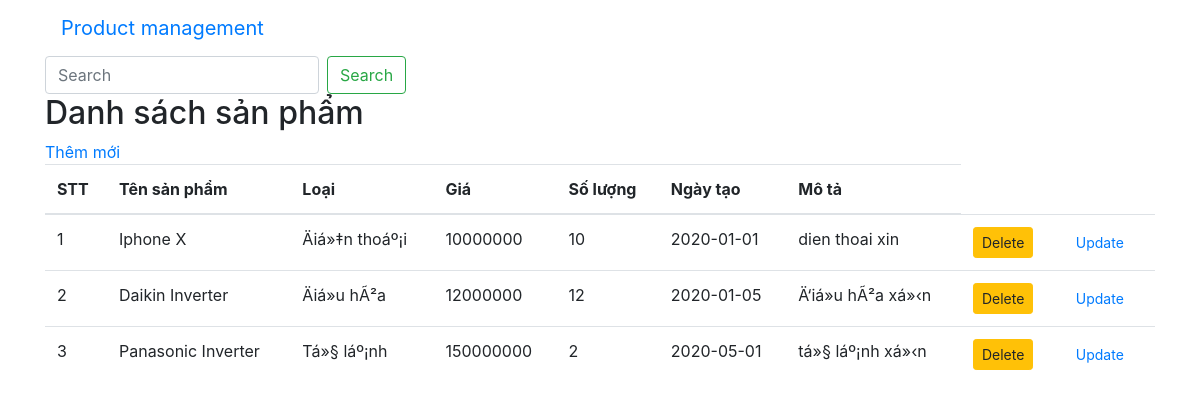
Screenshot of /php-management-customer-mvc/index.php with the database file from the repository.
### tables this page shows
CREATE TABLE `products` (
  `product_code` int(11) NOT NULL,
  `product_name` varchar(255) DEFAULT NULL,
  `type_of_product` varchar(255) DEFAULT NULL,
  `price` int(11) DEFAULT NULL,
  `number` int(11) DEFAULT NULL,
  `create_date` date DEFAULT NULL,
  `description` varchar(255) DEFAULT NULL
);

### php-management-customer-mvc/controller/ProductController.php (called while the page is built, shortened)
<?php
class ProductController
{
    public $productDB;
    public function __construct()
    {
        $connection = new DBConnection("mysql:host=localhost;dbname=exam", "root", "long1996");
        $this->productDB = new ProductDB($connection->connect());
    }
    public function index()
    {
        $products = $this->productDB->getAll();
        include 'view/list.php';
    }
}

### php-management-customer-mvc/model/DBConnection.php (called while the page is built, shortened)
<?php
class DBConnection
{
    public $dsn;
    public $user;
    public $password;
    public function __construct($dsn, $user, $password)
    {
        $this->dsn = $dsn;
        $this->password = $password;
        $this->user = $user;
    }
    public function connect()
    {
        return new PDO($this->dsn, $this->user, $this->password);
    }
}

### php-management-customer-mvc/model/ProductDB.php (called while the page is built, shortened)
<?php
class ProductDB
{
    public $connection;
    public function __construct($connection)
    {
        $this->connection = $connection;
    }
    public function getAll()
    {
        $sql = "SELECT * FROM products";
        $statement = $this->connection->prepare($sql);
        $statement->execute();
        $result = $statement->fetchAll();
        $products = [];
        foreach ($result as $row) {
            $product = new Product($row['product_name'], $row['type_of_product'], $row['price'],$row['number'],$row['create_date'],$row['description']);
            $product->product_code = $row['product_code'];
            $products[] = $product;
        }
        return $products;
    }
}

### php-management-customer-mvc/model/Product.php (called while the page is built, shortened)
<?php
class Product
{
    public function __construct($product_name,$type_of_product,$price,$number,$create_date,$description)
    {
        $this->product_name = $product_name;
        $this->type_of_product = $type_of_product;
        $this->price = $price;
        $this->number = $number;
        $this->create_date = $create_date;
        $this->description = $description;
    }
}

### php-management-customer-mvc/view/list.php (the view)
<h2>Danh sách sản phẩm </h2>
<a href="./index.php?page=add">Thêm mới</a>
<table class="table">
    <thead>
    <tr>
        <th>STT</th>
        <th>Tên sản phẩm</th>
        <th>Loại</th>
        <th>Giá</th>
        <th>Số lượng</th>
        <th>Ngày tạo</th>
        <th>Mô tả</th>
    </tr>
    </thead>
    <tbody>
    <?php foreach ($products as $key => $product): ?>
    <tr>
        <td><?php echo ++$key ?></td>
        <td><?php echo $product->product_name ?></td>
        <td><?php echo $product->type_of_product ?></td>
        <td><?php echo $product->price ?></td>
        <td><?php echo $product->number ?></td>
        <td><?php echo $product->create_date ?></td>
        <td><?php echo $product->description ?></td>
        <td> <a href="./index.php?page=delete&product_code=<?php echo $product->product_code; ?>" class="btn btn-warning btn-sm">Delete</a></td>
        <td> <a href="./index.php?page=edit&product_code=<?php echo $product->product_code; ?>" class="btn btn-sm">Update</a></td>
    <?php endforeach; ?>
    </tbody>
</table>

### php-management-customer-mvc/index.php (shortened to what this page needs)
<?php
require "model/DBConnection.php";
require "model/ProductDB.php";
require "model/Product.php";
require "controller/ProductController.php";
?>
<!doctype html>
<html lang="en">
<head>
    <link rel="stylesheet" href="https://stackpath.bootstrapcdn.com/bootstrap/4.1.3/css/bootstrap.min.css">
</head>
<body>
<div class="container">
    <div class="navbar navbar-default">
        <a class="navbar-brand" href="index.php">Product management</a>
    </div>
    <div>
        <form class="form-inline my-2 my-lg-0">
            <input class="form-control mr-sm-2" name='product_name' type="search" placeholder="Search" aria-label="Search">
            <button class="btn btn-outline-success my-2 my-sm-0" type="submit">Search</button>
        </form>
    </div>
    <?php
    $controller = new ProductController();
    $page = isset($_REQUEST['page'])? $_REQUEST['page'] : NULL;
    switch ($page){
        default:
            $controller->index();
            break;
    }
    ?>
</div>
</body>
</html>

### rows the page displays
products: product_name "Iphone X", type_of_product "Äiá»‡n thoáº¡i", price "10000000", number "10", create_date "2020-01-01", description "dien thoai xin"
products: product_name "Daikin Inverter", type_of_product "Äiá»u hÃ²a", price "12000000", number "12", create_date "2020-01-05", description "Ä‘iá»u hÃ²a xá»‹n"
products: product_name "Panasonic Inverter", type_of_product "Tá»§ láº¡nh", price "150000000", number "2", create_date "2020-05-01", description "tá»§ láº¡nh xá»‹n"
